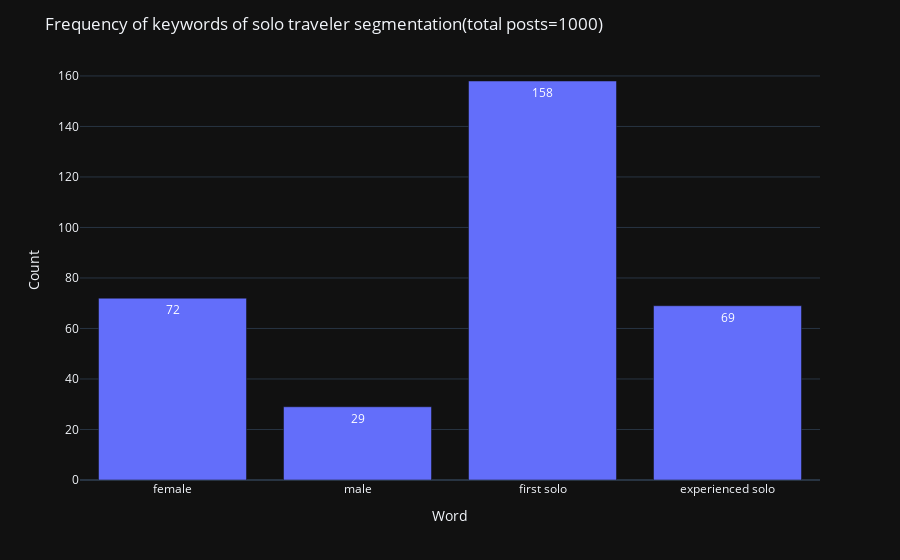

Here is the notebook cell this chart was saved with:
### Code cell
fig = px.bar(
    count_words,
    x="Word",
    y="count",
    labels={"count": "Count", "Word": "Word "},text_auto=True,
    
    template="plotly_dark"
).update_yaxes(
    categoryorder="total ascending",
)

fig.update_layout(
    title="Frequency of keywords of solo traveler segmentation(total posts=1000)",
    
)
fig

### Figure 1 — Plotly figure (JSON) as saved in the notebook; plotly's stock layout.template omitted (floating-point values rounded to 4 significant figures)
{"data": [{"alignmentgroup": "True", "hovertemplate": "Word =%{x}<br>Count=%{y}<extra></extra>", "legendgroup": "", "marker": {"color": "#636efa", "pattern": {"shape": ""}}, "name": "", "offsetgroup": "", "orientation": "v", "showlegend": false, "textposition": "auto", "texttemplate": "%{y}", "type": "bar", "x": ["female", "male", "first solo", "experienced solo"], "xaxis": "x", "y": [72, 29, 158, 69], "yaxis": "y"}], "layout": {"autosize": true, "barmode": "relative", "legend": {"tracegroupgap": 0}, "margin": {"t": 60}, "title": {"text": "Frequency of keywords of solo traveler segmentation(total posts=1000)"}, "xaxis": {"anchor": "y", "autorange": true, "domain": [0, 1], "range": [-0.5, 3.5], "title": {"text": "Word "}, "type": "category"}, "yaxis": {"anchor": "x", "autorange": true, "categoryorder": "total ascending", "domain": [0, 1], "range": [0, 166.3], "title": {"text": "Count"}, "type": "linear"}}}
